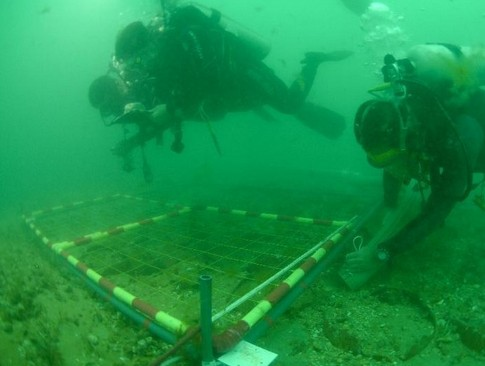
#> input picture RGHS/Input_Images/10.png, 485 x 366 px, given in place of Blur_Perception_00003_Img.jpg, which was not available
$ python adaptive_fusion.py   (Python 2 division)   (older library calls are emulated)
#> lines starting #> are read from the running program, lines starting #| are printed output that depends on the picture; after the words box and inside, x2 and y2 are one past the last pixel; in counts of white or black regions, pixels touching at a corner belong together; pictures that were not available may be replaced by others from this repository, and a replacement may not be noted
#> further down, img is the input picture: shape (366, 485, 3); mean B, G, R 74.3, 146.2, 26.3
### OURS/SimplestColorBalance.py
import numpy as np
import math
import cv2

def apply_mask(matrix, mask, fill_value):
    masked = np.ma.array(matrix, mask=mask, fill_value=fill_value)
    return masked.filled()

def apply_threshold(matrix, low_value, high_value):
    low_mask = matrix < low_value
    matrix = apply_mask(matrix, low_mask, low_value)

    high_mask = matrix > high_value
    matrix = apply_mask(matrix, high_mask, high_value)

    return matrix
def simplest_cb(img, percent):
#> called with percent = 5
    if percent <= 0:
        percent = 5
    img = np.float32(img)
    halfPercent = percent/200.0
    channels = cv2.split(img)
    results = []
    for channel in channels:
        assert len(channel.shape) == 2
        height, width = channel.shape
        vec_size = width * height
        flat = channel.reshape(vec_size)
        flat = np.sort(flat)
        lowVal = flat[int(math.floor(flat.shape[0] * halfPercent))]
        topVal = flat[int(math.ceil(flat.shape[0] * (1.0 - halfPercent)))]
        channel = apply_threshold(channel, lowVal, topVal)
        normalized=cv2.normalize(channel,channel.copy(),0.0,255.0,cv2.NORM_MINMAX)
        channel= np.uint8(normalized)
        results.append(channel)
#> this loop made 3 passes
#> (lowVal, topVal) on passes 1 to 3: (25, 158), (81, 228), (0, 95)
#> pass 1, in apply_threshold, `low_mask = matrix < low_value`:
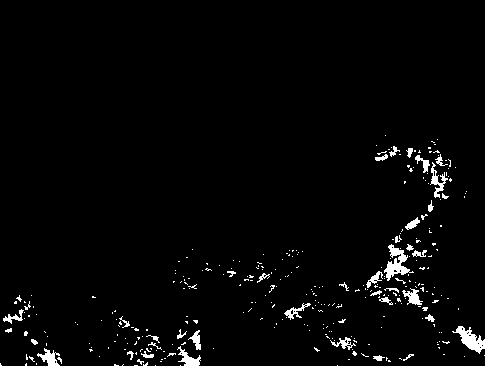
#> low_mask: shape (366, 485) bool; 2.4% white; 322 white regions (282 under 20 px), largest, box (x1, y1, x2, y2) and area: (384, 244, 414, 281) 433, (452, 326, 485, 354) 393, (430, 162, 448, 198) 211
#> after the loop:
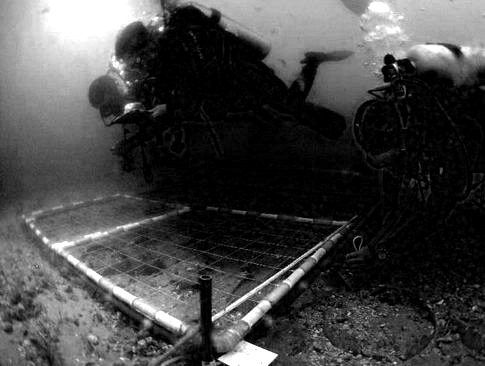
#> normalized: shape (366, 485) float32; min 0, max 255, mean 69.8
#> after the loop, results = 3 items

    return cv2.merge(results)

### OURS/Dehaze.py
import numpy as np
import cv2 as cv

# This is a demo to figure the dehaze algorithm
# [68 lines left out: function DeHaze, not called in this run]


def dehaze(image, omega=0.95, t_min=0.1, window_size=15):
    # 归一化
#> called with omega = 0.95, t_min = 0.1, window_size = 15
    image = image.astype('float64') / 255
    # 求暗通道
    min_channel = np.amin(image, axis=2)
    kernel = cv.getStructuringElement(cv.MORPH_RECT, (window_size, window_size))
    dark_channel = cv.erode(min_channel, kernel)
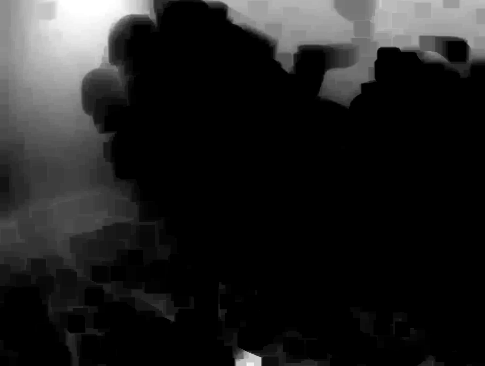
#> dark_channel: shape (366, 485) float64; min 0, max 1, mean 0.126
    # 估计大气光
    flat_image = image.reshape(-1, 3)
    flat_dark = dark_channel.ravel()
    search_idx = (-flat_dark).argsort()[:int(flat_dark.size * 0.001)]
#> search_idx = 177 values, max 7362 at index 108, min 60 at index 15, mean 2275.7
    A = np.mean(flat_image[search_idx], axis=0)
#> A = [1, 1, 1]
    # 计算透射率
    transmission = 1 - omega * (dark_channel / A.max())
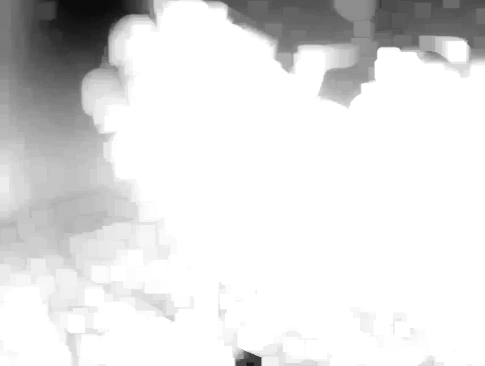
#> transmission: shape (366, 485) float64; min 0.05, max 1, mean 0.88
    # 限制透射率
    transmission = np.clip(transmission, t_min, 1)
    # 复原图像
    transmission = cv.resize(transmission, (image.shape[1], image.shape[0]))
    restored = np.empty_like(image)
    for i in range(3):
        restored[:, :, i] = (image[:, :, i] - A[i]) / transmission + A[i]
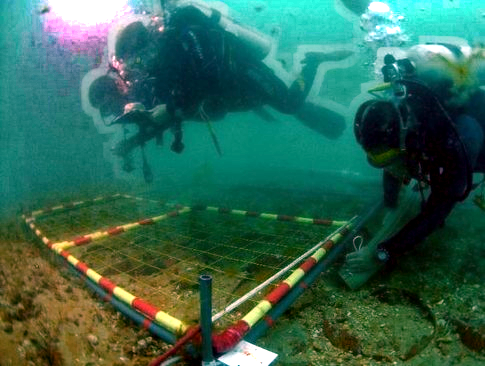
#> restored: shape (366, 485, 3) float64; mean of channels 0, 1, 2 0.328, 0.404, 0.199; drawn as B, G, R
    restored = np.clip(restored, 0, 1)
    restored = (restored * 255).astype('uint8')
    return restored


# [10 lines that do not run on import are left out]

### OURS/CLAHE.py
import cv2
import cv2 as cv
import numpy as np

def CLAHE(img):
    # split the three channel
    B, G, R = cv.split(img)

    img_grey = cv.cvtColor(img, cv2.COLOR_RGB2GRAY)
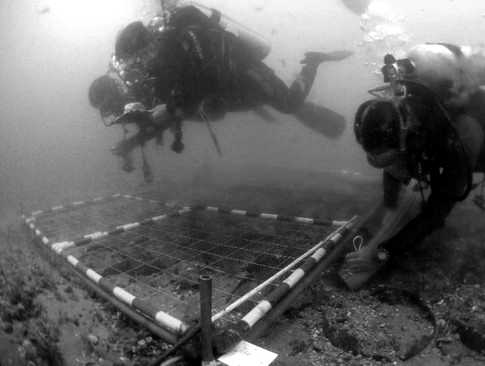
#> img_grey: shape (366, 485); min 0, max 255, mean 102.1
    bins = 100
    ht = np.histogram(img_grey, bins)

    # Select the top value
    d = np.cumsum(ht[0]) / float(img_grey.size)
#> d = 100 values from 0.0179 to 1
    for lmax in range(bins - 1, 0, -1):
        if d[lmax] <= 0.8:
            break
    v_max = ht[1][lmax]
#> v_max = 155.5

    for lmin in range(0, bins, 1):
        if d[lmin] >= 0.2:
            break
    v_min = ht[1][lmin]
#> v_min = 45.9

    w_3 = ( v_max - v_min ) / 255.0
#> w_3 = 0.43


    # Create CLAHE instance
    clahe = cv.createCLAHE(clipLimit=2.0)

    # Apply into each channel
    clahe_B = clahe.apply(B)
    clahe_G = clahe.apply(G)
    clahe_R = clahe.apply(R)

    # Merge into a RGB image
    clahe_img = cv.merge((clahe_B, clahe_G, clahe_R))
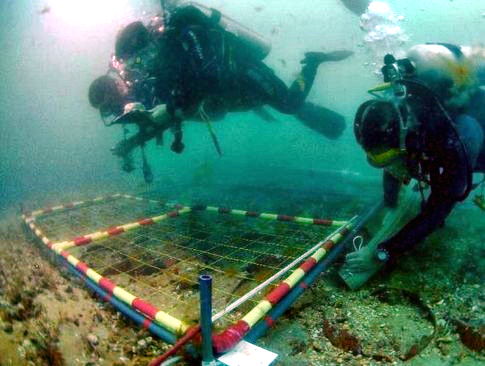
#> clahe_img: shape (366, 485, 3); mean B, G, R 105.3, 121.9, 78.1

    return clahe_img , w_3


# [11 lines that do not run on import are left out]

### OURS/SSRv2.py
# 3p
import numpy as np
import cv2
from scipy.spatial import distance
from scipy.ndimage.filters import convolve
from scipy.sparse import diags, csr_matrix
from scipy.sparse.linalg import spsolve
# project
# from utils import get_sparse_neighbor


# [21 lines left out: function denoise_for_retinex, not called in this run]


def get_sparse_neighbor(p: int, n: int, m: int):
    """Returns a dictionnary, where the keys are index of 4-neighbor of `p` in the sparse matrix,
       and values are tuples (i, j, x), where `i`, `j` are index of neighbor in the normal matrix,
       and x is the direction of neighbor.

    Arguments:
        p {int} -- index in the sparse matrix.
        n {int} -- number of rows in the original matrix (non sparse).
        m {int} -- number of columns in the original matrix.

    Returns:
        dict -- dictionnary containing indices of 4-neighbors of `p`.
    """
    i, j = p // m, p % m
    d = {}
    if i - 1 >= 0:
        d[(i - 1) * m + j] = (i - 1, j, 0)
    if i + 1 < n:
        d[(i + 1) * m + j] = (i + 1, j, 0)
    if j - 1 >= 0:
        d[i * m + j - 1] = (i, j - 1, 1)
    if j + 1 < m:
        d[i * m + j + 1] = (i, j + 1, 1)
    return d

def create_spacial_affinity_kernel(spatial_sigma: float, size: int = 15):
    """Create a kernel (`size` * `size` matrix) that will be used to compute the he spatial affinity based Gaussian weights.

    Arguments:
        spatial_sigma {float} -- Spatial standard deviation.

    Keyword Arguments:
        size {int} -- size of the kernel. (default: {15})

    Returns:
        np.ndarray - `size` * `size` kernel
    """
    kernel = np.zeros((size, size))
    for i in range(size):
        for j in range(size):
            kernel[i, j] = np.exp(-0.5 * (distance.euclidean((i, j), (size // 2, size // 2)) ** 2) / (spatial_sigma ** 2))

    return kernel


def compute_smoothness_weights(L: np.ndarray, x: int, kernel: np.ndarray, eps: float = 1e-3):
    """Compute the smoothness weights used in refining the illumination map optimization problem.

    Arguments:
        L {np.ndarray} -- the initial illumination map to be refined.
        x {int} -- the direction of the weights. Can either be x=1 for horizontal or x=0 for vertical.
        kernel {np.ndarray} -- spatial affinity matrix

    Keyword Arguments:
        eps {float} -- small constant to avoid computation instability. (default: {1e-3})

    Returns:
        np.ndarray - smoothness weights according to direction x. same dimension as `L`.
    """
    Lp = cv2.Sobel(L, cv2.CV_64F, int(x == 1), int(x == 0), ksize=1)
    T = convolve(np.ones_like(L), kernel, mode='constant')
    T = T / (np.abs(convolve(Lp, kernel, mode='constant')) + eps)
    return T / (np.abs(Lp) + eps)


# [21 lines left out: function fuse_multi_exposure_images, not called in this run]


def refine_illumination_map_linear(L: np.ndarray, gamma: float, lambda_: float, kernel: np.ndarray, eps: float = 1e-3):
    """Refine the illumination map based on the optimization problem described in the two papers.
       This function use the sped-up solver presented in the LIME paper.

    Arguments:
        L {np.ndarray} -- the illumination map to be refined.
        gamma {float} -- gamma correction factor.
        lambda_ {float} -- coefficient to balance the terms in the optimization problem.
        kernel {np.ndarray} -- spatial affinity matrix.

    Keyword Arguments:
        eps {float} -- small constant to avoid computation instability (default: {1e-3}).

    Returns:
        np.ndarray -- refined illumination map. same shape as `L`.
    """
    # compute smoothness weights
    wx = compute_smoothness_weights(L, x=1, kernel=kernel, eps=eps)
    wy = compute_smoothness_weights(L, x=0, kernel=kernel, eps=eps)

    n, m = L.shape
    L_1d = L.copy().flatten()

    # compute the five-point spatially inhomogeneous Laplacian matrix
    row, column, data = [], [], []
    for p in range(n * m):
        diag = 0
        for q, (k, l, x) in get_sparse_neighbor(p, n, m).items():
            weight = wx[k, l] if x else wy[k, l]
            row.append(p)
            column.append(q)
            data.append(-weight)
            diag += weight
        row.append(p)
        column.append(p)
        data.append(diag)
    F = csr_matrix((data, (row, column)), shape=(n * m, n * m))

    # solve the linear system
    Id = diags([np.ones(n * m)], [0])
    A = Id + lambda_ * F
    L_refined = spsolve(csr_matrix(A), L_1d, permc_spec=None, use_umfpack=True).reshape((n, m))

    # gamma correction
    L_refined = np.clip(L_refined, eps, 1) ** gamma

    return L_refined


def correct_underexposure(im: np.ndarray, gamma: float, lambda_: float, kernel: np.ndarray, eps: float = 1e-3):
    """correct underexposudness using the retinex based algorithm presented in DUAL and LIME paper.

    Arguments:
        im {np.ndarray} -- input image to be corrected.
        gamma {float} -- gamma correction factor.
        lambda_ {float} -- coefficient to balance the terms in the optimization problem.
        kernel {np.ndarray} -- spatial affinity matrix.

    Keyword Arguments:
        eps {float} -- small constant to avoid computation instability (default: {1e-3})

    Returns:
        np.ndarray -- image underexposudness corrected. same shape as `im`.
    """

    # first estimation of the illumination map
    L = np.max(im, axis=-1)
    # illumination refinement
    L_refined = refine_illumination_map_linear(L, gamma, lambda_, kernel, eps)

    # correct image underexposure
    L_refined_3d = np.repeat(L_refined[..., None], 3, axis=-1)
    im_corrected = im / L_refined_3d
    return im_corrected

# TODO: resize image if too large, optimization take too much time


def SSRv2(im: np.ndarray, gamma: float = 0.6, lambda_: float = 0.15, dual: bool = False, sigma: int = 3,
                           bc: float = 1, bs: float = 1, be: float = 1, eps: float = 1e-3):
    """Enhance input image, using either DUAL method, or LIME method. For more info, please see original papers.

    Arguments:
        im {np.ndarray} -- input image to be corrected.
        gamma {float} -- gamma correction factor.
        lambda_ {float} -- coefficient to balance the terms in the optimization problem (in DUAL and LIME).

    Keyword Arguments:
        dual {bool} -- boolean variable to indicate enhancement method to be used (either DUAL or LIME) (default: {True})
        sigma {int} -- Spatial standard deviation for spatial affinity based Gaussian weights. (default: {3})
        bc {float} -- parameter for controlling the influence of Mertens's contrast measure. (default: {1})
        bs {float} -- parameter for controlling the influence of Mertens's saturation measure. (default: {1})
        be {float} -- parameter for controlling the influence of Mertens's well exposedness measure. (default: {1})
        eps {float} -- small constant to avoid computation instability (default: {1e-3})

    Returns:
        np.ndarray -- image exposure enhanced. same shape as `im`.
    """
    # #denoise
    # im = denoise_for_retinex(im)

    # create spacial affinity kernel
    kernel = create_spacial_affinity_kernel(sigma)

    # correct underexposudness
    im_normalized = im.astype(float) / 255.
    under_corrected = correct_underexposure(im_normalized, gamma, lambda_, kernel, eps)

    if dual:
        # correct overexposure and merge if DUAL method is selected
        inv_im_normalized = 1 - im_normalized
        over_corrected = 1 - correct_underexposure(inv_im_normalized, gamma, lambda_, kernel, eps)
        # fuse images
        im_corrected = fuse_multi_exposure_images(im_normalized, under_corrected, over_corrected, bc, bs, be)
    else:
        im_corrected = under_corrected

    # convert to 8 bits and returns
    return np.clip(im_corrected * 255, 0, 255).astype("uint8")

### OURS/FeatureWeight.py
import cv2
import numpy as np
import math


# [18 lines left out: function Saliency, not called in this run]

def Saliency_2(img):
    gfgbr = cv2.GaussianBlur(img,(3, 3), 3)
    LabIm = cv2.cvtColor(gfgbr, cv2.COLOR_BGR2Lab)
    lab = cv2.split(LabIm)
    l = np.float32(lab[0])
    a = np.float32(lab[1])
    b = np.float32(lab[2])
    lm = cv2.mean(l)[0] # cv2.mean(l).val[0]
    am = cv2.mean(a)[0]
    bm = cv2.mean(b)[0]
    sm = np.zeros(l.shape, l[0][1].dtype)
    # -------------------------------
    l = cv2.subtract(l, lm) / 255.0
    a = cv2.subtract(a, am) / 255.0
    b = cv2.subtract(b, bm) / 255.0

    sm = cv2.add(sm, cv2.multiply(l, l))
    sm = cv2.add(sm, cv2.multiply(a, a))
    sm = cv2.add(sm, cv2.multiply(b, b))

    res_sm = sm * 25.0

    return sm

# [5 lines left out: function LaplacianContrast, not called in this run]

def LaplacianContrast_2(img):
    # img=cv2.CreateMat(h, w, cv2.CV_32FC3)
    laplacian = cv2.Laplacian(img,5)
    laplacian = cv2.convertScaleAbs(laplacian)
    t_mean = np.mean(laplacian)
    if t_mean < 1e-6:
        t_mean = 1e-5
    laplacian_2 = laplacian / ( 6 * t_mean)
    return laplacian_2


# [13 lines left out: function LocalContrast, not called in this run]

def LocalContrast_2(img):

    lab_img = cv2.cvtColor(img, cv2.COLOR_BGR2LAB)
    L = cv2.extractChannel(lab_img, 0)
    L = np.float32(L)
    h = [1.0 / 16.0, 4.0 / 16.0, 6.0 / 16.0, 4.0 / 16.0, 1.0 / 16.0]
    mask = np.ones((len(h), len(h)), L[0][0].dtype)
    for i in range(len(h)):
        for j in range(len(h)):
            mask[i][j] = (h[i] * h[j])
    localContrast = cv2.filter2D(L, 5, kernel=mask)
    '''
    for i in range(len(localContrast)):
        for j in range(len(localContrast[0])):
            if localContrast[i][j] > math.pi / 2.75:
                localContrast[i][j] = math.pi / 2.75
    '''

    localContrast = cv2.subtract(L, localContrast) / 8.0

    for i in range(len(localContrast)):
        for j in range(len(localContrast[0])):
            if localContrast[i][j] < 0:
                localContrast[i][j] = 0.0

    return localContrast

def Exposedness(img):
    sigma = 0.25
    average = 0.5
    exposedness = np.zeros(img.shape,img[0][0].dtype)
    for i in range(len(img)):
        for j in range(len(img[0])):
            value = math.exp(-1.0 * math.pow(img[i, j] - average, 2.0) / (2 * math.pow(sigma, 2.0)))
            exposedness[i][j] = value
    return exposedness


# [12 lines left out: function LuminanceWeight, not called in this run]

# [2 lines that do not run on import are left out]

### OURS/ImageDecompose.py
import cv2
import numpy

def filterMask(img):
    h = [1.0 / 16.0, 4.0 / 16.0, 6.0 / 16.0, 4.0 / 16.0, 1.0 / 16.0]
    mask = numpy.zeros((len(h), len(h)), img[0][1].dtype)
    for i in range(len(h)):
        for j in range(len(h)):
            mask[i][j] = h[i] * h[j]
    return mask


def buildGaussianPyramid(img, level):
    gaussPyr =[]
    mask = filterMask(img)
    tmp = cv2.filter2D(img, -1, mask)
    gaussPyr.append(tmp.copy())
    tmpImg = img.copy()
    for i in range(1,level):
        cv2.resize(tmpImg, (0, 0), tmpImg, 0.5, 0.5, cv2.INTER_LINEAR)
        tmp = cv2.filter2D(tmpImg,-1,mask)
        gaussPyr.append(tmp.copy())
    return gaussPyr


def buildLaplacianPyramid(img, level):
    lapPyr = []
    lapPyr.append(img.copy())
    tmpImg = img.copy()
    tmpPyr = img.copy()
    for i in range(1,level):
        cv2.resize(tmpImg, (0, 0), tmpImg, 0.5, 0.5, cv2.INTER_LINEAR)
        lapPyr.append(tmpImg.copy())
    for i in range(level - 1):
        cv2.resize(lapPyr[i + 1], (len(lapPyr[i][0]), len(lapPyr[i])), tmpPyr, 0, 0, cv2.INTER_LINEAR)
        cv2.subtract(lapPyr[i], tmpPyr)
    return lapPyr


def reconstructLaplacianPyramid(pyramid):
    level = len(pyramid)
    for i in range(level - 1,0):
        tmpPyr = cv2.resize(pyramid[i], (len(pyramid[0][0]),len(pyramid[0])),fx= 0,fy= 0,interpolation=cv2.INTER_LINEAR)
        pyramid[i - 1] = cv2.add(pyramid[i - 1], tmpPyr)
    return pyramid[0]


# [74 lines left out: functions fuseTwoImages, fuseThreeImages, not called in this run]

def fuseFourImages(w1, img1, w2, img2, w3, img3, w4, img4, level):
    weight1 = buildGaussianPyramid(w1, level)
    weight2 = buildGaussianPyramid(w2, level)
    weight3 = buildGaussianPyramid(w3, level)
    weight4 = buildGaussianPyramid(w4, level)

    img1 = numpy.float32(img1)
    img2 = numpy.float32(img2)
    img3 = numpy.float32(img3)
    img4 = numpy.float32(img4)

    bgr = cv2.split(img1)
    bCnl1 = buildLaplacianPyramid(bgr[0], level)
    gCnl1 = buildLaplacianPyramid(bgr[1], level)
    rCnl1 = buildLaplacianPyramid(bgr[2], level)
    bgr = []
    bgr = cv2.split(img2)
    bCnl2 = buildLaplacianPyramid(bgr[0], level)
    gCnl2 = buildLaplacianPyramid(bgr[1], level)
    rCnl2 = buildLaplacianPyramid(bgr[2], level)
    bgr = cv2.split(img3)
    bCnl3 = buildLaplacianPyramid(bgr[0], level)
    gCnl3 = buildLaplacianPyramid(bgr[1], level)
    rCnl3 = buildLaplacianPyramid(bgr[2], level)
    bgr = cv2.split(img4)
    bCnl4 = buildLaplacianPyramid(bgr[0], level)
    gCnl4 = buildLaplacianPyramid(bgr[1], level)
    rCnl4 = buildLaplacianPyramid(bgr[2], level)

    bCnl=[]
    gCnl=[]
    rCnl=[]

    # import pdb; pdb.set_trace()

    for i in range(level):
        cn = cv2.multiply(bCnl1[i], weight1[i]) + cv2.multiply(bCnl2[i], weight2[i]) + cv2.multiply(bCnl3[i], weight3[i]) + cv2.multiply(bCnl4[i], weight4[i])
        bCnl.append(cn.copy())
        cn = cv2.multiply(gCnl1[i], weight1[i]) + cv2.multiply(gCnl2[i], weight2[i]) + cv2.multiply(gCnl3[i], weight3[i]) + cv2.multiply(gCnl4[i], weight4[i])
        gCnl.append(cn.copy())
        cn = cv2.multiply(rCnl1[i], weight1[i]) + cv2.multiply(rCnl2[i], weight2[i]) + cv2.multiply(rCnl3[i], weight3[i]) + cv2.multiply(rCnl4[i], weight4[i])
        rCnl.append(cn.copy())
    bChannel = reconstructLaplacianPyramid(bCnl)
    gChannel = reconstructLaplacianPyramid(gCnl)
    rChannel = reconstructLaplacianPyramid(rCnl)
    fusion = cv2.merge((bChannel, gChannel, rChannel))
    return fusion

### OURS/adaptive_fusion.py
import cv2 as cv
import numpy as np
from .White_balance import White_balance
from .Dehaze import dehaze
from .CLAHE import CLAHE
from .SSRv2 import SSRv2
from .SSR import SSR
from .SimplestColorBalance import simplest_cb
from .FeatureWeight import LaplacianContrast_2, LocalContrast_2, Saliency_2, Exposedness
from .ImageDecompose import fuseTwoImages, fuseFourImages, fuseThreeImages
from .UDCP import UDCP
import os
from tqdm import tqdm
import glob

# 定义缺陷计算函数
def color_defect(img):
    B, G, R = cv.split(img)
    return np.sqrt(np.var(R) + np.var(G) + np.var(B))

def haze_defect(img):
    # 使用蓝绿通道的暗通道均值
    B, G, _ = cv.split(img)
    min_bg = np.minimum(B, G)
    dark_channel = cv.erode(min_bg, np.ones((15, 15)))  # 局部最小滤波
    return 1 - np.mean(dark_channel) / 255.0

def contrast_defect(img_gray):
    p20 = np.percentile(img_gray, 20)
    p80 = np.percentile(img_gray, 80)
    return 1 / (p80 - p20 + 1e-6)  # 分位差越大对比度越好，取倒数表示缺陷

def illumination_defect(img_gray):
    mean_lum = np.mean(img_gray)
    std_lum = np.std(img_gray)
    return abs(128 - mean_lum) / 128 + std_lum / 128


def calWeight(img, L):
    L = np.float32(np.divide(L, (255.0)))
    WL = np.float32(LaplacianContrast_2(L)) # Check this line
    WC = np.float32(LocalContrast_2(img))
    WS = np.float32(Saliency_2(img))
    WE = np.float32(Exposedness(L))

    weight = WL.copy()
    weight = np.add(weight, WC)
    weight = np.add(weight, WS)
    weight = np.add(weight, WE)

    return weight

def normalize_3sigma(x, mu, sigma):
    lower = mu - 3 * sigma
    upper = mu + 3 * sigma
    norm = (x - lower) / (upper - lower)
    return np.clip(norm, 0, 1)  # 限制在 [0, 1] 区间

def Enhance_img(img_0):
    #img_1 = img_0.copy()

    img1 = simplest_cb(img_0, 5)
    # img1, w_1 = White_balance(img_0)

    img_2 = img1.copy()
    img_3 = img1.copy()
    img_4 = img1.copy()

    img2 = dehaze(img_2)
    # img2 = UDCP(img_2)
    img3, w_3 = CLAHE(img_3)
#> w_3 = 0.43
    # img4, w_4 = SSR(img_4, 1, 5.0)
    img4 = SSRv2(img_4)
#> (the rest of the program and of its run is left out)
